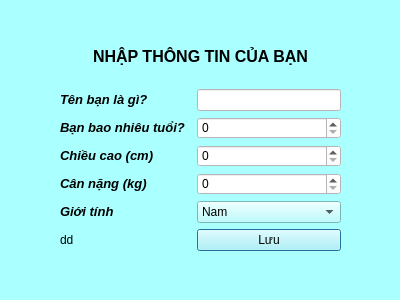
<?xml version="1.0" encoding="UTF-8"?>
<ui version="4.0">
 <class>InputDialog</class>
 <widget class="QDialog" name="InputDialog">
  <property name="geometry">
   <rect>
    <x>0</x>
    <y>0</y>
    <width>400</width>
    <height>300</height>
   </rect>
  </property>
  <property name="windowTitle">
   <string>Dialog</string>
  </property>
  <property name="styleSheet">
   <string notr="true">background-color: rgb(170, 255, 255);</string>
  </property>
  <widget class="QWidget" name="gridLayoutWidget">
   <property name="geometry">
    <rect>
     <x>60</x>
     <y>30</y>
     <width>281</width>
     <height>221</height>
    </rect>
   </property>
   <layout class="QGridLayout" name="gridLayout">
    <item row="2" column="2">
     <widget class="QSpinBox" name="agespinBox">
      <property name="styleSheet">
       <string notr="true">color: rgb(0, 0, 0);
background-color: rgb(255, 255, 255);</string>
      </property>
     </widget>
    </item>
    <item row="1" column="2">
     <widget class="QLineEdit" name="nameLineEdit">
      <property name="styleSheet">
       <string notr="true">color: rgb(0, 0, 0);
background-color: rgb(255, 255, 255);</string>
      </property>
     </widget>
    </item>
    <item row="3" column="2">
     <widget class="QSpinBox" name="heightspinBox">
      <property name="styleSheet">
       <string notr="true">color: rgb(0, 0, 0);
background-color: rgb(255, 255, 255);
</string>
      </property>
     </widget>
    </item>
    <item row="4" column="2">
     <widget class="QSpinBox" name="weightspinBox">
      <property name="styleSheet">
       <string notr="true">background-color: rgb(255, 255, 255);color: rgb(0, 0, 0);</string>
      </property>
     </widget>
    </item>
    <item row="2" column="0">
     <widget class="QLabel" name="label_3">
      <property name="styleSheet">
       <string notr="true">color: rgb(0, 0, 0);</string>
      </property>
      <property name="text">
       <string>&lt;html&gt;&lt;head/&gt;&lt;body&gt;&lt;p&gt;&lt;span style=&quot; font-size:10pt; font-weight:700; font-style:italic;&quot;&gt;Bạn bao nhiêu tuổi?&lt;/span&gt;&lt;/p&gt;&lt;/body&gt;&lt;/html&gt;</string>
      </property>
     </widget>
    </item>
    <item row="1" column="0">
     <widget class="QLabel" name="label_2">
      <property name="styleSheet">
       <string notr="true">color: rgb(0, 0, 0);</string>
      </property>
      <property name="text">
       <string>&lt;html&gt;&lt;head/&gt;&lt;body&gt;&lt;p&gt;&lt;span style=&quot; font-size:10pt; font-weight:700; font-style:italic;&quot;&gt;Tên bạn là gì?&lt;/span&gt;&lt;/p&gt;&lt;/body&gt;&lt;/html&gt;</string>
      </property>
     </widget>
    </item>
    <item row="6" column="2">
     <widget class="QComboBox" name="gendercomboBox">
      <property name="styleSheet">
       <string notr="true">color: rgb(0, 0, 0);</string>
      </property>
      <item>
       <property name="text">
        <string>Nam</string>
       </property>
      </item>
      <item>
       <property name="text">
        <string>Nữ</string>
       </property>
      </item>
     </widget>
    </item>
    <item row="6" column="0">
     <widget class="QLabel" name="label_6">
      <property name="styleSheet">
       <string notr="true">color: rgb(0, 0, 0);</string>
      </property>
      <property name="text">
       <string>&lt;html&gt;&lt;head/&gt;&lt;body&gt;&lt;p&gt;&lt;span style=&quot; font-size:10pt; font-weight:700; font-style:italic;&quot;&gt;Giới tính&lt;/span&gt;&lt;/p&gt;&lt;/body&gt;&lt;/html&gt;</string>
      </property>
     </widget>
    </item>
    <item row="3" column="0">
     <widget class="QLabel" name="label_4">
      <property name="styleSheet">
       <string notr="true">color: rgb(0, 0, 0);</string>
      </property>
      <property name="text">
       <string>&lt;html&gt;&lt;head/&gt;&lt;body&gt;&lt;p&gt;&lt;span style=&quot; font-size:10pt; font-weight:700; font-style:italic;&quot;&gt;Chiều cao (cm)&lt;/span&gt;&lt;/p&gt;&lt;/body&gt;&lt;/html&gt;</string>
      </property>
     </widget>
    </item>
    <item row="0" column="0" colspan="3">
     <widget class="QLabel" name="label">
      <property name="styleSheet">
       <string notr="true">color: rgb(0, 0, 0);</string>
      </property>
      <property name="text">
       <string>&lt;html&gt;&lt;head/&gt;&lt;body&gt;&lt;p align=&quot;center&quot;&gt;&lt;span style=&quot; font-size:12pt; font-weight:700;&quot;&gt;NHẬP THÔNG TIN CỦA BẠN&lt;/span&gt;&lt;/p&gt;&lt;/body&gt;&lt;/html&gt;</string>
      </property>
     </widget>
    </item>
    <item row="4" column="0">
     <widget class="QLabel" name="label_5">
      <property name="styleSheet">
       <string notr="true">color: rgb(0, 0, 0);</string>
      </property>
      <property name="text">
       <string>&lt;html&gt;&lt;head/&gt;&lt;body&gt;&lt;p&gt;&lt;span style=&quot; font-size:10pt; font-weight:700; font-style:italic;&quot;&gt;Cân nặng (kg)&lt;/span&gt;&lt;/p&gt;&lt;/body&gt;&lt;/html&gt;</string>
      </property>
     </widget>
    </item>
    <item row="7" column="2">
     <widget class="QPushButton" name="saveButton">
      <property name="styleSheet">
       <string notr="true">color: rgb(0, 0, 0);</string>
      </property>
      <property name="text">
       <string>Lưu</string>
      </property>
     </widget>
    </item>
    <item row="7" column="0">
     <widget class="QLabel" name="dbstatus">
      <property name="styleSheet">
       <string notr="true">color: rgb(0, 0, 0);</string>
      </property>
      <property name="text">
       <string>dd</string>
      </property>
     </widget>
    </item>
   </layout>
  </widget>
 </widget>
 <resources/>
 <connections/>
</ui>
